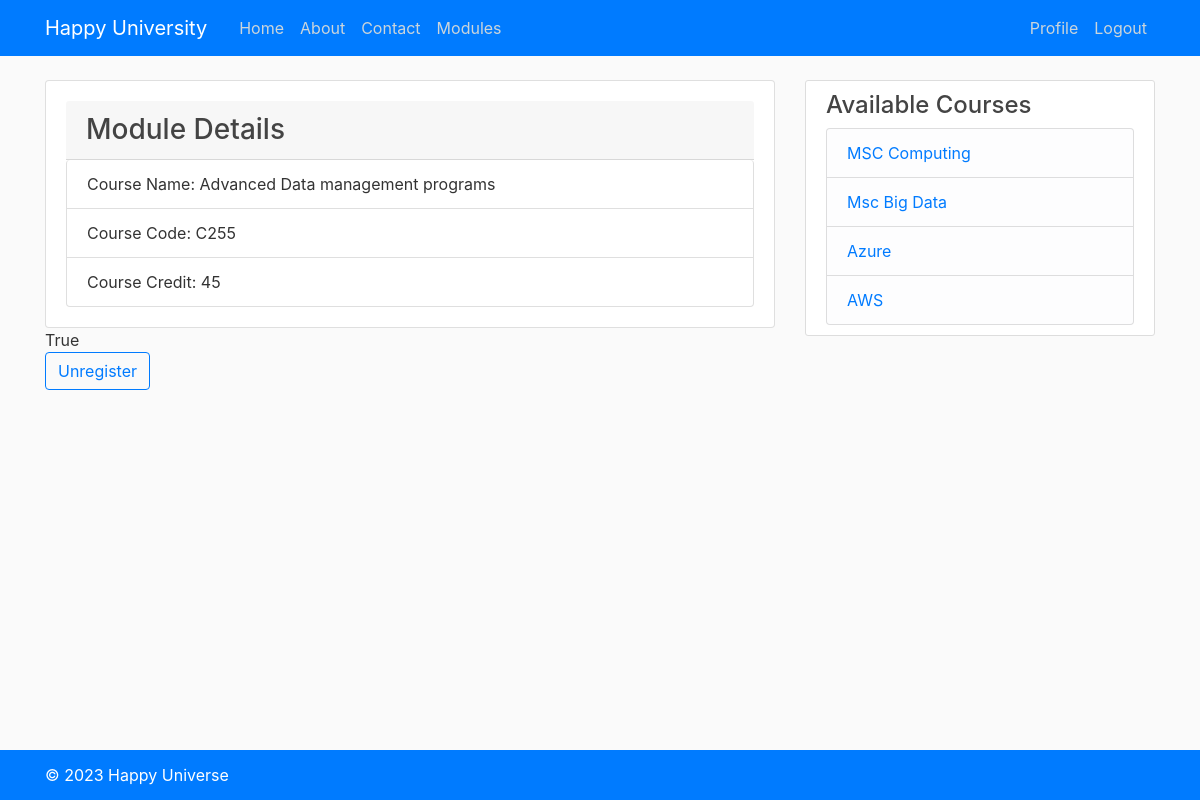
Page /module/1/ (signed in) on the committed database.
### courseapp/models.py (models this page shows, shortened)
class Module(models.Model):
    name=models.CharField(max_length=100)
    code=models.CharField(max_length=100)
    credit=models.IntegerField()
    description=models.TextField()
    category=models.CharField(max_length=100)
    availability=models.BooleanField(default=True)
    courses=models.ManyToManyField(Group, related_name="modules")

### courseapp/views.py (the view)
# urls.py: path('module/<int:pk>/', views.module_detail, name='module_detail'),
def module_detail(request, pk):
    module = get_object_or_404(Module, pk=pk)
    registered= Registration.objects.filter(student=request.user.student, module=module).exists()
    context = {'module': module,"registered": registered}
    return render(request, 'courseapp/module_detail.html', context)

### registrationapp/context_processor.py (called while the page is built)
def Courses(request):
    courses =Group.objects.all()
    return {"courses":courses}

### courseapp/templates/courseapp/module_detail.html (shortened to what this page needs)
{% extends "courseapp/base.html" %}
{% block content %}
<div class="card">
  <div class="card-body">
    <h3 class="card-header">Module Details</h3>
    <ul class="list-group">
      <li class="list-group-item">Course Name: {{ module.name }}</li>
      <li class="list-group-item">Course Code: {{ module.code }}</li>
      <li class="list-group-item">Course Credit: {{ module.credit }}</li>
    </ul>
  </div>
</div>
{% if user.is_authenticated %}
{{registered}}
  {% if registered %}
  <form method="post" action="{% url 'courseapp:unregister' module.id %}">
    <button type="submit" class=" btn btn-outline-primary">Unregister</button>
  </form>
  {% else %}
  <form method="post" action="{% url 'courseapp:register' module.id %}">
    {% csrf_token %}
    <button type="submit" class=" btn btn-outline-primary">Register</button>
  </form>
  {% endif %}
{% endif %}
<br>
{% endblock %}

### courseapp/templates/courseapp/base.html (shortened to what this page needs)
{% load static %}
<!DOCTYPE html>
<html>
<head>
    <link rel="stylesheet" href="https://cdn.jsdelivr.net/npm/bootstrap@4.0.0/dist/css/bootstrap.min.css"
>
    <link rel="stylesheet" type="text/css" href="{% static 'css/styles.css' %}" />
</head>
<body>
    <div class="container">
        <header class="site-header ">
            <nav class="navbar navbar-expand-md navbar-dark bg-primary fixed-top">
                <div class="container">
                    <a class="navbar-brand mr-4" href="{% url 'courseapp:home' %}">Happy University</a>
                    <div class="collapse navbar-collapse" id="navbarToggle">
                        <div class="navbar-nav mr-auto">
                            <a class="nav-item nav-link" href="{% url 'courseapp:home' %}">Home</a>
                            <a class="nav-item nav-link" href="{% url 'courseapp:about' %}">About</a>
                            <a class="nav-item nav-link" href="{% url 'courseapp:contact' %}">Contact</a>
                            <a class="nav-item nav-link" href="{% url 'courseapp:module_list' %}">Modules</a>
                        </div>
                        <div class="navbar-nav">
                            {% if user.is_authenticated %}
                            <a class="nav-item nav-link" href="{% url 'accounts:profile' %}">Profile</a>
                            <a class="nav-item nav-link" href="{% url 'accounts:logout' %}">Logout</a>
                            {% else %}
                            <a class="nav-item nav-link" href="{% url 'accounts:login' %}">Login</a>
                            <a class="nav-item nav-link" href="{% url 'accounts:register' %}">Register</a>
                            {% endif %}
                        </div>
                    </div>
                </div>
            </nav>
        </header>
        <div class="row">
            <div class="col-md-8">
                {% block content %}
                {% endblock %}
            </div>
            {% block sidebar %}
            <div class="col-md-4">
                <div class="content-section">
                    <h4>Available Courses</h4>
                    <ul class="list-group">
                        {% for course in courses %}
                        <li class="list-group-item list-group-item-light">
                            <a class="mr-2" href="{% url 'courseapp:course_detail' course.id %}">
                                {{course.name}}
                            </a>
                        </li>
                        {% endfor %}
                    </ul>
                </div>
            </div>
            {% endblock %}
        </div>
    </div>
    <footer class="footer bg-primary">
        <div class="container">
            <p class='text-white'>&copy; 2023 Happy Universe</p>
        </div>
    </footer>
</body>
</html>

### courseapp/static/css/styles.css (style rules this page uses)
html { position: relative; min-height: 100%; }
body { background: #fafafa; color: #333333; margin-top: 5rem; margin-bottom: 50px; }
h1, h2, h3, h4, h5, h6 { color: #444444; }
ul { margin: 0; }
.site-header .navbar-nav .nav-link { color: #cbd5db; }
.content-section { background: #ffffff; padding: 10px 20px; border: 1px solid #dddddd; border-radius: 3px; margin-bottom: 20px; }
.footer { position: absolute; bottom: 0; width: 100%; height: 50px; line-height: 50px; background-color: #cccccc; }

### rows in the picture
Module: name "Advanced Data management programs", code "C255", credit "45"

### other values in the picture
{{ registered }} "True"
{{ course.name }} "MSC Computing"
{{ course.name }} "Msc Big Data"
{{ course.name }} "Azure"
{{ course.name }} "AWS"
